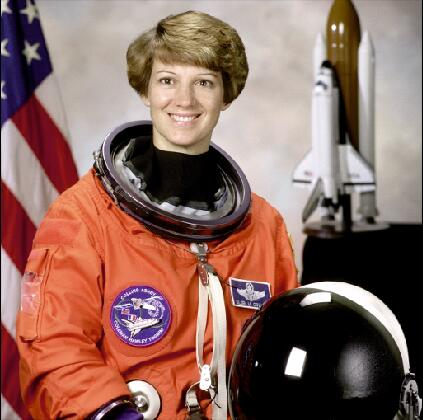
#> input picture pseudo-color  conversion/astronaut.jpg, 423 x 420 px
$ python gray_to_rgb.py
#> lines starting #> are read from the running program, lines starting #| are printed output that depends on the picture
import cv2 as cv
import numpy as np
from matplotlib import pyplot as plt


def gray_to_blue(x):
    if 0 <= x <= 64:
        return 255
    elif 64 < x <= 128:
        return -4 * x + 512
    elif 128 < x <= 255:
        return 0


def gray_to_green(x):
    if 0 <= x <= 64:
        return 4 * x
    elif 64 < x <= 192:
        return 255
    elif 192 < x <= 255:
        return -4 * x + 1024


def gray_to_red(x):
    if 0 <= x <= 128:
        return 0
    elif 128 < x <= 192:
        return 4 * x - 512
    elif 192 < x <= 255:
        return 255


def transformer(image):
    rows, cols = image.shape
    color = np.zeros((rows, cols, 3), np.uint8)
    for i in range(rows):
        for j in range(cols):
            color[i, j, 0] = gray_to_blue(image[i, j])
            color[i, j, 1] = gray_to_green(image[i, j])
            color[i, j, 2] = gray_to_red(image[i, j])

            # color[i, j, 0] = r
            # color[i, j, 1] = g
            # color[i, j, 2] = b
    return color


if __name__ == '__main__':
    src = cv.imread("astronaut.jpg")
#> src is the input picture: shape (420, 423, 3); mean B, G, R 95.7, 105, 140.7
    gray_img = cv.cvtColor(src, cv.COLOR_BGR2GRAY)
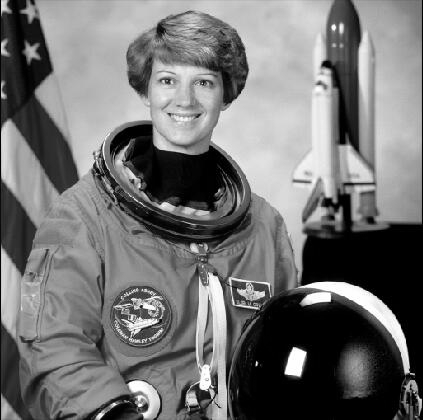
#> gray_img: shape (420, 423); min 0, max 255, mean 114.6

    color_image = transformer(gray_img)
#> after the loop in transformer, `for i in range(rows):`:
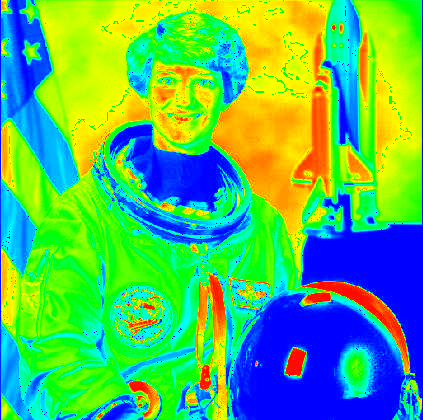
#> color: shape (420, 423, 3); mean of channels 0, 1, 2 99.5, 184.3, 86.8; drawn as B, G, R
    color_image = cv.cvtColor(color_image, cv.COLOR_BGR2RGB)

    plt.figure(figsize=(15, 8))
    plt.subplot(131)
    plt.title("origin image")
    plt.axis("off")
    src = cv.cvtColor(src, cv.COLOR_BGR2RGB)
    plt.imshow(src)

    plt.subplot(132)
    plt.title("gray image")
    plt.axis("off")
    plt.imshow(gray_img, cmap='gray')

    plt.subplot(133)
    plt.title("false color image")
    plt.axis("off")
    plt.imshow(color_image)

    plt.show()
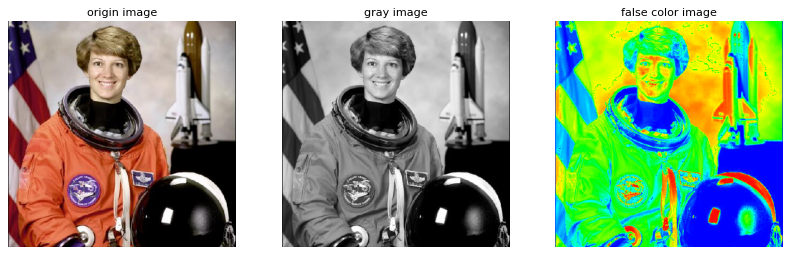
#> figure drawn by matplotlib, 3 panels
